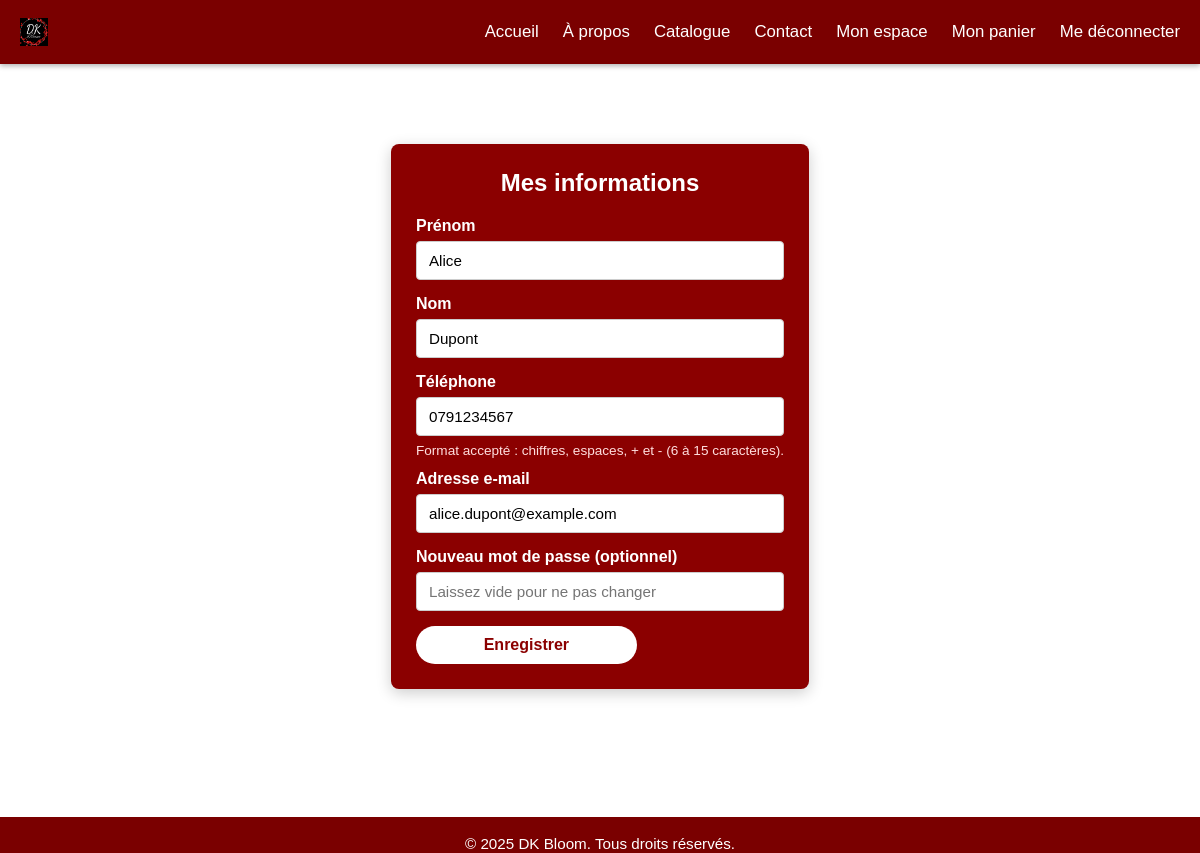
Screenshot of /pages/interface_info_client.php (signed in) with the database file from the repository.
### tables this page shows
CREATE TABLE `PERSONNE` (
                            `PER_ID`        BIGINT PRIMARY KEY AUTO_INCREMENT,
                            `PER_NOM`       VARCHAR(50)  NOT NULL,
                            `PER_PRENOM`    VARCHAR(30)  NOT NULL,
                            `PER_EMAIL`     VARCHAR(50)  NOT NULL,
                            `PER_MDP`       VARCHAR(100) NOT NULL,
                            `PER_NUM_TEL`   CHAR(10)     NOT NULL,
                            CONSTRAINT `UK_PERSONNE_EMAIL` UNIQUE (`PER_EMAIL`),
                            CONSTRAINT `UK_PERSONNE_TEL`   UNIQUE (`PER_NUM_TEL`),

     
                            CONSTRAINT `CK_PERSONNE_TEL`
                                CHECK (`PER_NUM_TEL` REGEXP '^0[0-9]{9}$'),

   
  CONSTRAINT `CK_PERSONNE_EMAIL`
    CHECK (`PER_EMAIL` REGEXP '^[A-Za-z0-9._%+-]+@[A-Za-z0-9.-]+[.][A-Za-z]{2,}$'),

   
   
  CONSTRAINT `CK_PERSONNE_MDP_MINLEN`
    CHECK (CHAR_LENGTH(`PER_MDP`) >= 8)
);

### pages/interface_info_client.php (the view, shortened to what this page needs)
<?php
require_once __DIR__ . '/../database/config/connexionBDD.php';
if (!isset($BASE)) {
    $dir  = rtrim(dirname($_SERVER['PHP_SELF'] ?? $_SERVER['SCRIPT_NAME']), '/\\');
    $BASE = ($dir === '' || $dir === '.') ? '/' : $dir . '/';
}
$perId = (int) $_SESSION['per_id'];
$stmt = $pdo->prepare("SELECT PER_NOM, PER_PRENOM, PER_EMAIL, PER_NUM_TEL FROM PERSONNE WHERE PER_ID = :id");
$stmt->execute(['id' => $perId]);
$user = $stmt->fetch(PDO::FETCH_ASSOC);
?>
<!DOCTYPE html>
<html lang="fr">
<head>
    <link rel="stylesheet" href="<?= $BASE ?>css/style_header_footer.css">
    <link rel="stylesheet" href="<?= $BASE ?>css/style_connexion_inscription.css">
    <link rel="stylesheet" href="<?= $BASE ?>css/style_info_client.css">
</head>
<body>
<?php include __DIR__ . '/includes/header.php'; ?>
<main class="container">
    <div class="conteneur_form">
        <h2>Mes informations</h2>
        <form action="" method="POST" novalidate>
            <label for="firstname">Prénom</label>
            <input type="text" id="firstname" name="firstname" required
                   value="<?= htmlspecialchars($user['PER_PRENOM'] ?? '') ?>" placeholder="Votre prénom">
            <label for="lastname">Nom</label>
            <input type="text" id="lastname" name="lastname" required
                   value="<?= htmlspecialchars($user['PER_NOM'] ?? '') ?>" placeholder="Votre nom">
            <label for="phone">Téléphone</label>
            <input type="tel" id="phone" name="phone"
                   value="<?= htmlspecialchars($user['PER_NUM_TEL'] ?? '') ?>"
                   placeholder="078 212 56 78" pattern="[0-9\s\-+]{6,15}">
            <div class="hint">Format accepté : chiffres, espaces, + et - (6 à 15 caractères).</div>
            <label for="email">Adresse e-mail</label>
            <input type="email" id="email" name="email" required
                   value="<?= htmlspecialchars($user['PER_EMAIL'] ?? '') ?>" placeholder="exemple@mail.com">
            <label for="password">Nouveau mot de passe (optionnel)</label>
            <input type="password" id="password" name="password" placeholder="Laissez vide pour ne pas changer">
            <input type="submit" value="Enregistrer">
        </form>
    </div>
</main>
<?php include __DIR__ . '/includes/footer.php'; ?>
</body>
</html>

### pages/css/style_header_footer.css (style rules this page uses)
:root { --brand:#7a0000; --container:1200px; --header-h:64px; }
* { margin:0;padding:0;box-sizing:border-box }
html,body { height:100% }
body { min-height:100%; display:flex; flex-direction:column; font-family:Arial, sans-serif; padding-top:var(--header-h); }
main { flex:1 }
.container { max-width:var(--container);margin:0 auto;padding:0 16px }

### pages/css/style_connexion_inscription.css (style rules this page uses)
.conteneur_form { width: 400px; margin: 80px auto; padding: 25px; background-color: darkred; border-radius: 8px; box-shadow: 0 4px 15px rgba(0,0,0,0.2); display: flex; flex-direction: column; align-items: center; }
.conteneur_form h2 { text-align: center; margin-bottom: 20px; color: #fff; font-size: 1.5rem; font-weight: bold; }
.conteneur_form label { display: block; margin-bottom: 6px; font-weight: bold; color: #fff; text-align: left; width: 100%; }
.conteneur_form input[type="text"], .conteneur_form input[type="email"], .conteneur_form input[type="password"], .conteneur_form input[type="tel"], .conteneur_form textarea { width: 100%; padding: 10px 12px; margin-bottom: 15px; border: 1px solid #ccc; border-radius: 4px; font-size: 0.95rem; box-sizing: border-box; }
.conteneur_form input[type="submit"] { width: 60%; padding: 10px; background-color: #fff; color: darkred; border: none; border-radius: 20px; cursor: pointer; font-weight: bold; font-size: 1rem; transition: background 0.3s, color 0.3s, transform 0.2s; }

### pages/css/style_info_client.css (style rules this page uses)
.conteneur_form { max-width: 520px; width: 100%; }
.hint { color:#ffdede; font-size:.85rem; margin-top:-8px; margin-bottom:12px; }

### rows the page displays
personne: firstname "Alice", lastname "Dupont", phone "0791234567", email "alice.dupont@example.com"
